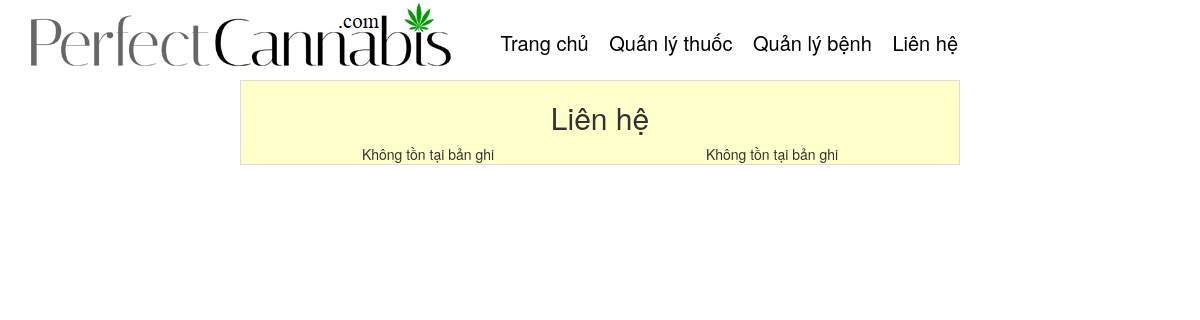
Page /Admin/lienhe1.php on the earlier database version.
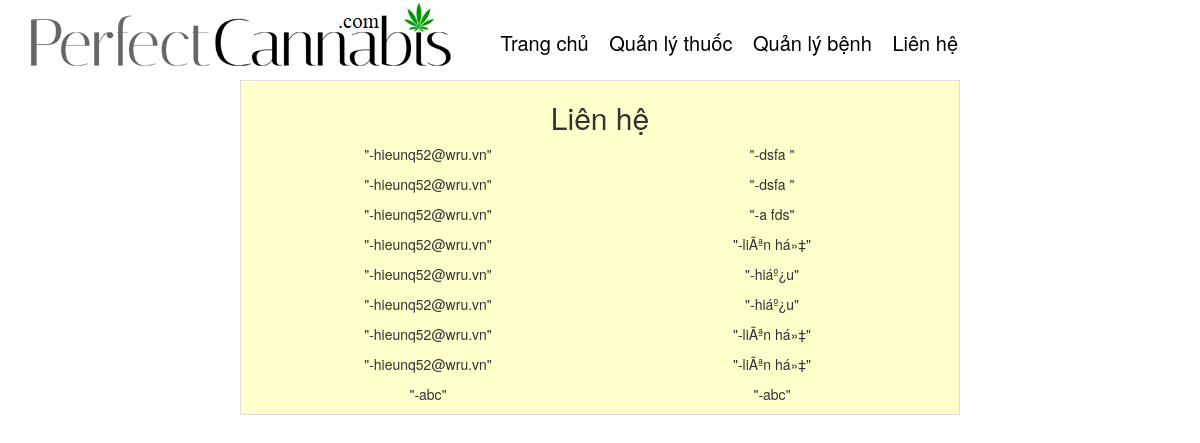
Same page on the later database version.
### tables this page shows
CREATE TABLE `lienhe` (
  `Email` varchar(50) DEFAULT NULL,
  `noidung` text
);

### Admin/getLienhe.php (the view, shortened to what this page needs)
<?php
	require('../ketnoi.php');
	mysqli_set_charset($conn,'UTF8');
	$sql="SELECT * FROM lienhe";
	$result=mysqli_query($conn,$sql);
	if(mysqli_num_rows($result)>0){
		while($row=mysqli_fetch_assoc($result)){
			$hienthi='<p>"'.$row['idlienhe'].'-'.$row['Email'].'"</p>';
			echo $hienthi;
		}
	}else{
		echo "Không tồn tại bản ghi";
	}
 ?>

### Admin/getNoidung.php (shortened to what this page needs)
<?php
	require('../ketnoi.php');
	mysqli_set_charset($conn,'UTF8');
	$sql="SELECT * FROM lienhe ";
	$result=mysqli_query($conn,$sql);
	if(mysqli_num_rows($result)>0){
		while($row=mysqli_fetch_assoc($result)){
			$hienthi='<p>"'.$row['idlienhe'].'-'.$row['noidung'].'"</p>';
			echo $hienthi;
		}
	}else{
		echo "Không tồn tại bản ghi";
	}
?>

Differences in the rows shown:
added lienhe: Email "hieunq52@wru.vn", noidung "dsfa"
added lienhe: Email "hieunq52@wru.vn", noidung "dsfa"
added lienhe: Email "hieunq52@wru.vn", noidung "a fds"
added lienhe: Email "hieunq52@wru.vn", noidung "liÃªn há»‡"
added lienhe: Email "hieunq52@wru.vn", noidung "hiáº¿u"
added lienhe: Email "hieunq52@wru.vn", noidung "hiáº¿u"
added lienhe: Email "hieunq52@wru.vn", noidung "liÃªn há»‡"
added lienhe: Email "hieunq52@wru.vn", noidung "liÃªn há»‡"
added lienhe: Email "abc", noidung "abc"
Other differences:
text no longer shown: "Không tồn tại bản ghi Không tồn tại bản ghi"
